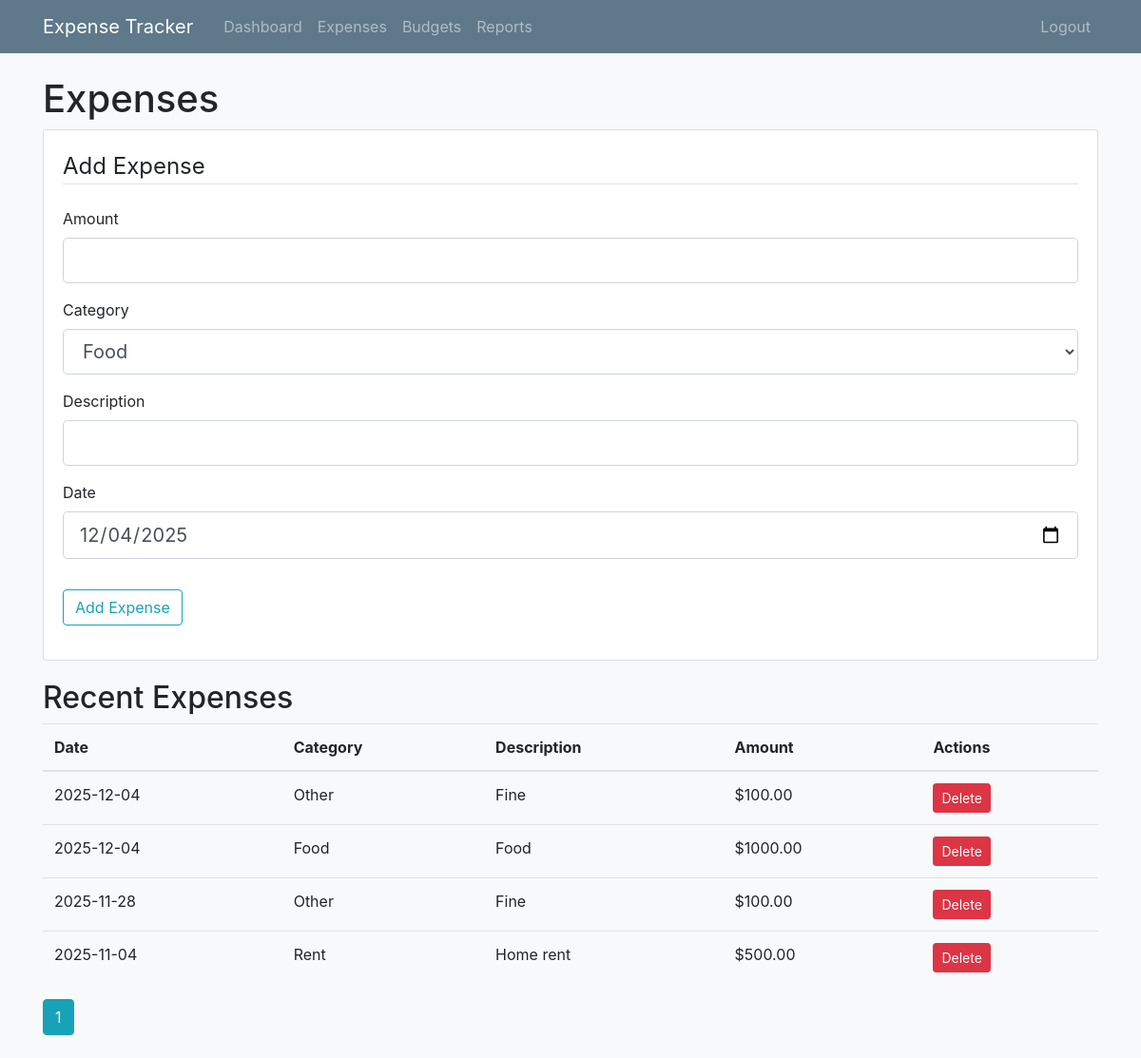
The app's page /expenses (signed in) with its own data.
### app/models.py (models this page shows, shortened)
class Expense(db.Model):
    id = db.Column(db.Integer, primary_key=True)
    amount = db.Column(db.Float, nullable=False)
    date = db.Column(db.DateTime, nullable=False, default=datetime.utcnow)
    description = db.Column(db.String(200), nullable=True)
    user_id = db.Column(db.Integer, db.ForeignKey('user.id'), nullable=False)
    category_id = db.Column(db.Integer, db.ForeignKey('category.id'), nullable=False)
    category = db.relationship('Category', backref='expenses')

class Category(db.Model):
    id = db.Column(db.Integer, primary_key=True)
    name = db.Column(db.String(100), nullable=False)

### app/routes.py (the view, shortened to what this page needs)
@main.route("/expenses", methods=['GET', 'POST'])
@login_required
def expenses():
    form = ExpenseForm()
    form.category.choices = [(c.id, c.name) for c in Category.query.all()]
    if request.method == 'GET':
        form.date.data = datetime.now().date()
    page = request.args.get('page', 1, type=int)
    expenses = Expense.query.filter_by(user_id=current_user.id).order_by(Expense.date.desc()).paginate(page=page, per_page=5)
    return render_template('expenses.html', title='Expenses', form=form, expenses=expenses)

### app/forms.py
class ExpenseForm(FlaskForm):
    amount = FloatField('Amount', validators=[DataRequired()])
    category = SelectField('Category', coerce=int, validators=[DataRequired()])
    description = StringField('Description')
    date = DateField('Date', format='%Y-%m-%d', validators=[DataRequired()])
    submit = SubmitField('Add Expense')

### app/models.py (called while the page is built)
@login_manager.user_loader
def load_user(user_id):
    return User.query.get(int(user_id))

### app/templates/expenses.html (shortened to what this page needs)
{% extends "base.html" %}
{% block content %}
<h1>Expenses</h1>
<div class="content-section">
    <form method="POST" action="">
        <fieldset class="form-group">
            <legend class="border-bottom mb-4">Add Expense</legend>
            <div class="form-group">
                {{ form.amount.label(class="form-control-label") }}
                {{ form.amount(class="form-control form-control-lg") }}
            </div>
            <div class="form-group">
                {{ form.category.label(class="form-control-label") }}
                {{ form.category(class="form-control form-control-lg") }}
            </div>
            <div class="form-group">
                {{ form.description.label(class="form-control-label") }}
                {{ form.description(class="form-control form-control-lg") }}
            </div>
            <div class="form-group">
                {{ form.date.label(class="form-control-label") }}
                {{ form.date(class="form-control form-control-lg", type="date") }}
            </div>
        </fieldset>
        <div class="form-group">
            {{ form.submit(class="btn btn-outline-info") }}
        </div>
    </form>
</div>
<h2>Recent Expenses</h2>
<table class="table table-hover">
    <thead>
        <tr>
            <th>Date</th>
            <th>Category</th>
            <th>Description</th>
            <th>Amount</th>
            <th>Actions</th>
        </tr>
    </thead>
    <tbody>
        {% for expense in expenses.items %}
        <tr>
            <td>{{ expense.date.strftime('%Y-%m-%d') }}</td>
            <td>{{ expense.category.name }}</td>
            <td>{{ expense.description }}</td>
            <td>${{ "%.2f"|format(expense.amount) }}</td>
            <td>
                <a href="{{ url_for('main.delete_expense', expense_id=expense.id) }}" class="btn btn-sm btn-danger"
                    onclick="return confirm('Are you sure you want to delete this expense?')">Delete</a>
            </td>
        </tr>
        {% endfor %}
    </tbody>
</table>
{% for page_num in expenses.iter_pages(left_edge=1, right_edge=1, left_current=1, right_current=2) %}
{% if page_num %}
{% if expenses.page == page_num %}
<a class="btn btn-info mb-4" href="{{ url_for('main.expenses', page=page_num) }}">{{ page_num }}</a>
{% else %}
<a class="btn btn-outline-info mb-4" href="{{ url_for('main.expenses', page=page_num) }}">{{ page_num }}</a>
{% endif %}
{% else %}
...
{% endif %}
{% endfor %}
{% endblock %}

### app/static/style.css (style rules this page uses)
body { background-color: #f8f9fa; }
.content-section { background: #ffffff; padding: 20px; border: 1px solid #dddddd; border-radius: 3px; margin-bottom: 20px; }

### records on screen
Expense: date "2025-12-04", category.name "Other", description "Fine", amount "100.00"
Expense: date "2025-12-04", category.name "Food", description "Food", amount "1000.00"
Expense: date "2025-11-28", category.name "Other", description "Fine", amount "100.00"
Expense: date "2025-11-04", category.name "Rent", description "Home rent", amount "500.00"

### other values on screen
{{ page_num }} "1"
